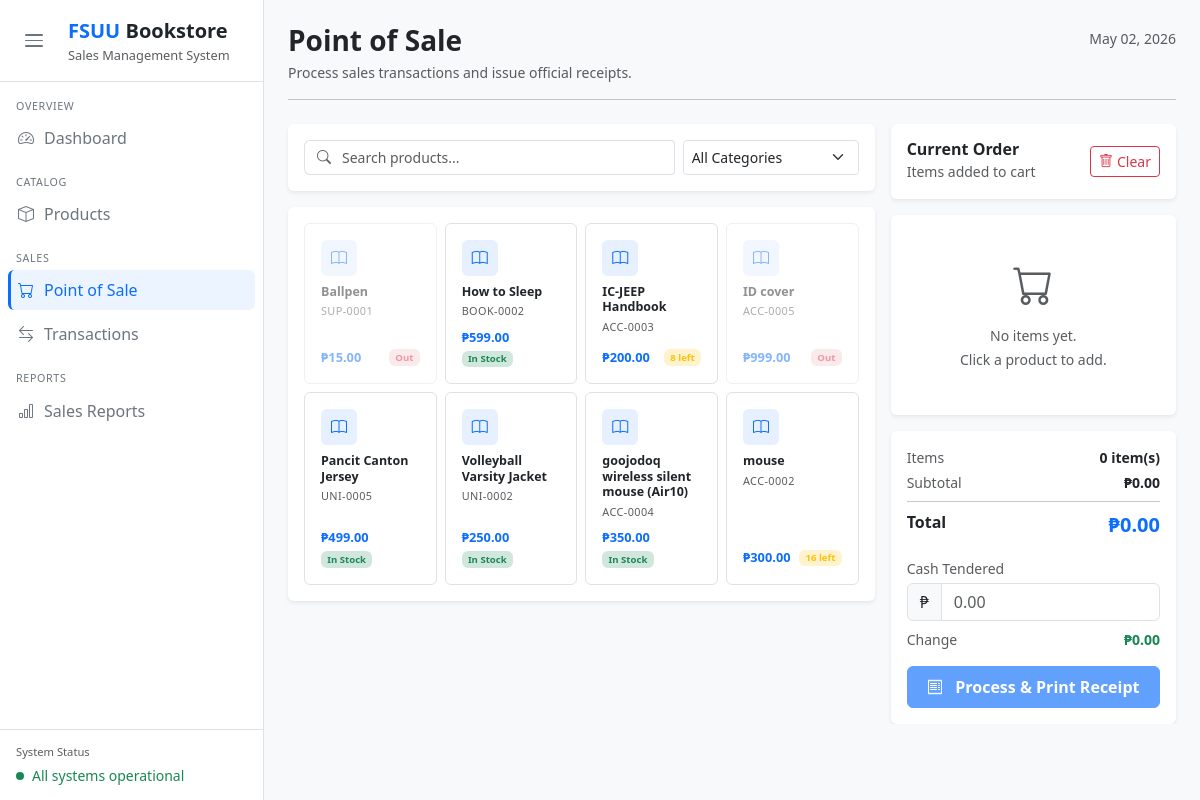
/point-of-sale/, run on an earlier commit of the app's database.
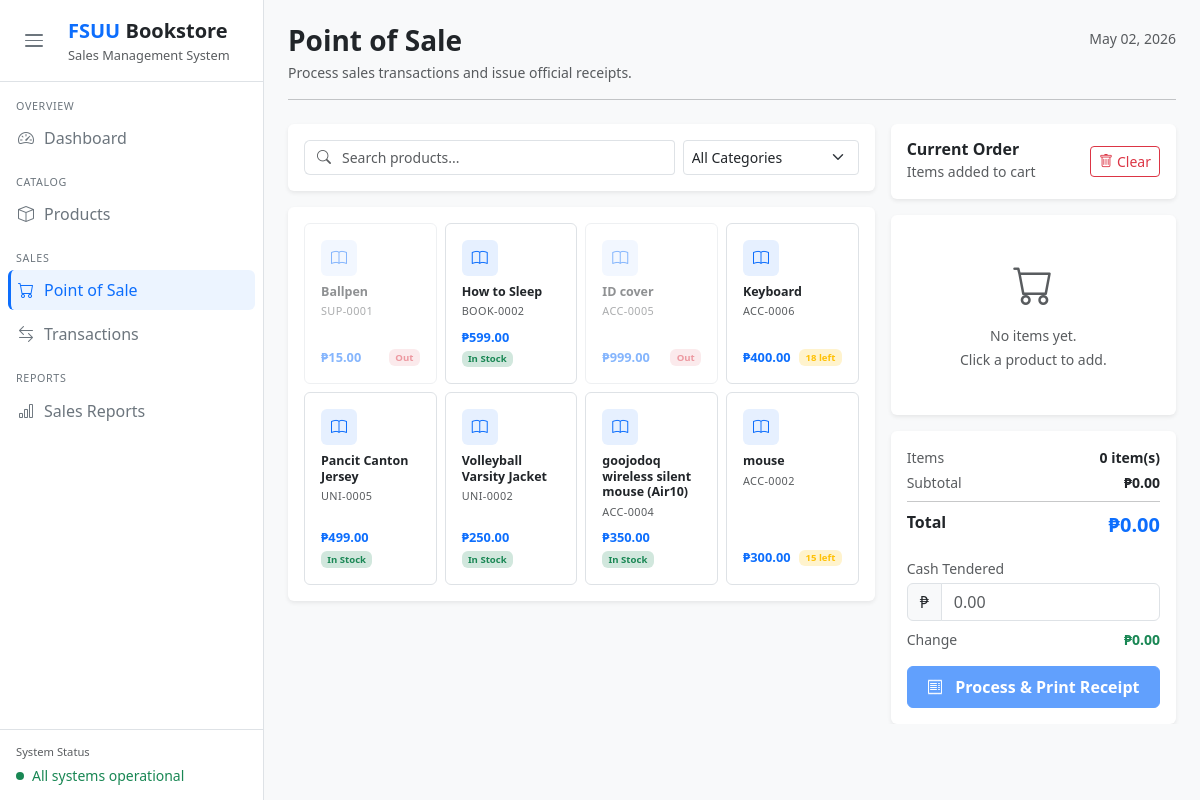
And on a later commit of the database.
### dashboard/models.py (models this page shows, shortened)
class Product(models.Model):
    product_id        = models.AutoField(primary_key=True)
    product_name      = models.CharField(max_length=100)
    price             = models.DecimalField(max_digits=10, decimal_places=2)
    category          = models.ForeignKey(
                            Category, on_delete=models.SET_NULL,
                            null=True, blank=True
                        )
    stock_quantity    = models.IntegerField()
    product_code      = models.CharField(max_length=20, unique=True, blank=True)
    restock_threshold = models.PositiveIntegerField(default=5)
    is_active         = models.BooleanField(default=True)
    created_at        = models.DateTimeField(auto_now_add=True)
    class Meta:
        db_table = 'products'

### dashboard/views.py (the view)
# urls.py: path('point-of-sale/',            views.point_of_sale,  name='pos'),
def point_of_sale(request):
    products   = Product.objects.filter(is_active=True).select_related('category').order_by('product_name')
    categories = Category.objects.all()
    today      = timezone.now().date().strftime('%B %d, %Y')
    context = {
        'page_title': 'Point of Sale',
        'products':   products,
        'categories': categories,
        'today':      today,
    }
    return render(request, 'dashboard/pos.html', context)

### dashboard/templates/dashboard/pos.html (shortened to what the changed rows need)
{% extends "dashboard/index.html" %}
{% load static %}
{% block content %}
<div class="row g-3 align-items-start">
    <div class="col-12 col-lg-8 d-flex flex-column gap-3">
        <div class="card border-0 shadow-sm">
            <div class="card-body p-3">
                <div class="row g-2" id="product-grid">
                    {% for product in products %}
                    <div class="col-6 col-sm-4 col-lg-3 product-item"
                         data-name="{{ product.product_name|lower }}"
                         data-code="{{ product.product_code|lower }}"
                         data-category="{{ product.category_id }}">
                        <div class="card border h-100 product-card
                                    {% if product.stock_quantity == 0 %}opacity-50 pe-none{% endif %}"
                             data-id="{{ product.product_id }}"
                             data-name="{{ product.product_name|escapejs }}"
                             data-price="{{ product.price }}"
                             data-stock="{{ product.stock_quantity }}">
                            <div class="card-body p-2 p-md-3 d-flex flex-column gap-1">
                                <div class="rounded d-flex align-items-center justify-content-center mb-1
                                            bg-primary bg-opacity-10 text-primary"
                                     style="width:36px; height:36px;">
                                    <i class="bi bi-book"></i>
                                </div>
                                <small class="fw-semibold lh-sm" style="font-size:0.78rem;">
                                    {{ product.product_name }}
                                </small>
                                <small class="text-muted text-truncate"
                                       style="font-size:0.68rem; letter-spacing:0.4px;">
                                    {{ product.product_code }}
                                </small>
                                <div class="d-flex align-items-center justify-content-between mt-auto pt-1 gap-1 flex-wrap">
                                    <span class="fw-bold text-primary" style="font-size:0.8rem;">
                                        &#8369;{{ product.price|floatformat:2 }}
                                    </span>
                                    {% if product.stock_quantity == 0 %}
                                        <span class="badge bg-danger-subtle text-danger"
                                              style="font-size:0.6rem;">Out</span>
                                    {% elif product.stock_quantity <= product.restock_threshold %}
                                        <span class="badge bg-warning-subtle text-warning"
                                              style="font-size:0.6rem;">{{ product.stock_quantity }} left</span>
                                    {% else %}
                                        <span class="badge bg-success-subtle text-success"
                                              style="font-size:0.6rem;">In Stock</span>
                                    {% endif %}
                                </div>
                            </div>
                        </div>
                    </div>
                    {% empty %}
                    <div class="col-12 text-center text-muted py-5">
                        <i class="bi bi-box fs-1 d-block mb-2"></i>
                        No active products found.
                    </div>
                    {% endfor %}
                </div>
            </div>
        </div>
    </div>
</div>
{% endblock %}

What changed in the data, as far as the page shows it:
no longer on this page (row edited): Product: product_name "IC-JEEP Handbook", product_code "ACC-0003", price "200.00", stock_quantity "8"
added Product: product_name "Keyboard", product_code "ACC-0006", price "400.00", stock_quantity "18"
changed Product "mouse": stock_quantity "16" → "15"
